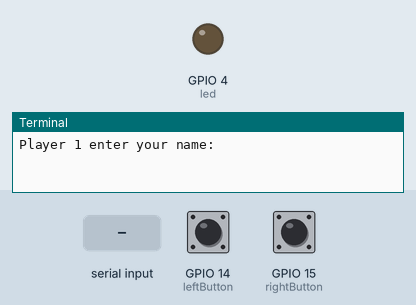
The program below on a simulated Raspberry Pi (BCM pin numbers). On the bench: output pins drawn as LEDs (lit = HIGH), the last lines printed to the terminal. The test bench sets the inputs (shaded band); at power-on: GPIO 14 (leftButton) HIGH, GPIO 15 (rightButton) HIGH. Random numbers come from a fixed seed.

Above: at 1.2 s.
1.3 s: "1" typed at the terminal, then Enter
2.8 s: "0" typed at the terminal, then Enter
At 3.9 s:
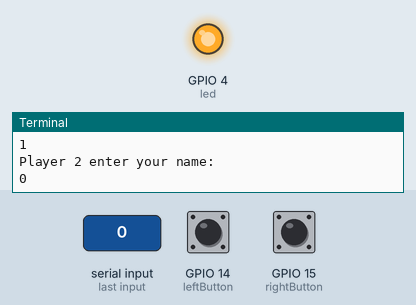
Timing chart, 0 to 10.0 s (numbered marks = the images above; inputs shaded):
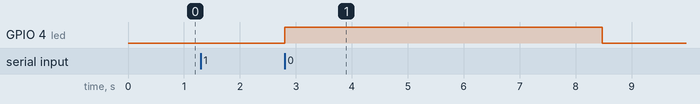

The program:

reaction-step5.py
```python
import RPi.GPIO as GPIO
import time
import random

GPIO.setmode(GPIO.BCM)
GPIO.setwarnings(False)

rounds = 0
led = 4
leftButton = 14
rightButton = 15
leftScore = 0
rightScore = 0
leftName = input("Player 1 enter your name: ")
rightName = input("Player 2 enter your name: ")

GPIO.setup(led, GPIO.OUT)
GPIO.setup(leftButton, GPIO.IN, GPIO.PUD_UP)
GPIO.setup(rightButton, GPIO.IN, GPIO.PUD_UP)


while True:
  while rounds < 3:
    rounds += 1

    GPIO.output(led, 1)
    randomTime = random.uniform(5,10)
    time.sleep(randomTime)
    GPIO.output(led, 0)

    while True:
      if GPIO.input(leftButton) == False:
        print(leftName + " was the winner!")
        leftScore += 1
        break
      if GPIO.input(rightButton) == False:
        print(rightName + " was the winner!")
        rightScore += 1
        break

    print("Score after " + str(rounds) + " rounds")
    print("Player 1: " + str(leftScore))
    print("Player 2: " + str(rightScore))

  break

if leftScore > rightScore:
  winner = leftName
  score = leftScore
else:
  winner = rightName
  score = rightScore

print(winner + " was the winner with " + str(score) + " points1")

GPIO.cleanup()
```

Measured:
- after the input at 2.8 s, GPIO 4 (led): LOW → HIGH at once, → LOW 5.7 s later
